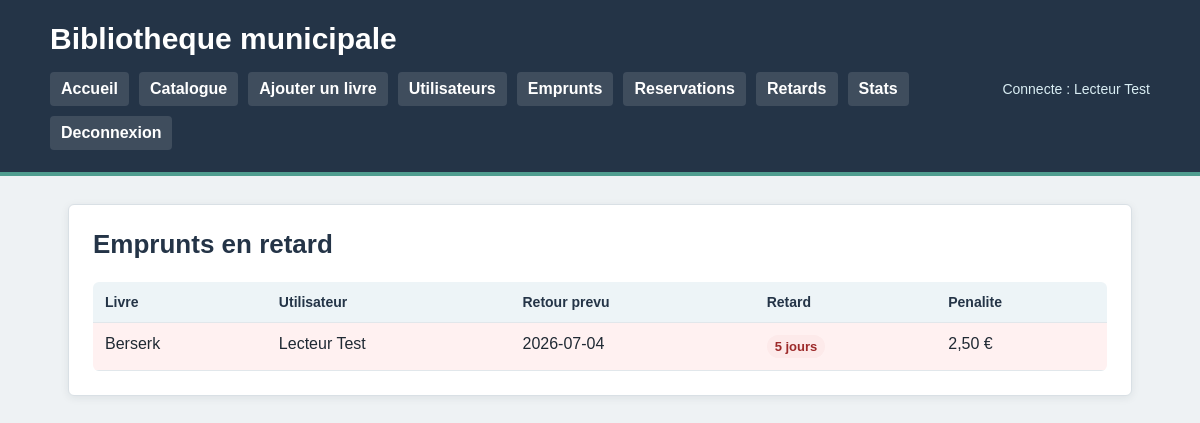
Page /retards.php (signed in) on the committed database.
### tables this page shows
CREATE TABLE emprunts (
    id INT AUTO_INCREMENT PRIMARY KEY,
    livre_id INT NOT NULL,
    utilisateur_id INT NOT NULL,
    date_emprunt DATE NOT NULL,
    date_retour_prevue DATE NOT NULL,
    date_retour_effective DATE NULL,
    statut VARCHAR(30) NOT NULL DEFAULT 'en_cours',
    FOREIGN KEY (livre_id) REFERENCES livres(id),
    FOREIGN KEY (utilisateur_id) REFERENCES utilisateurs(id)
);

CREATE TABLE livres (
    id INT AUTO_INCREMENT PRIMARY KEY,
    titre VARCHAR(200) NOT NULL,
    auteur VARCHAR(150) NOT NULL,
    isbn VARCHAR(30) NOT NULL UNIQUE,
    annee_publication INT NULL,
    resume TEXT,
    categorie_id INT,
    disponible TINYINT(1) NOT NULL DEFAULT 1,
    couverture VARCHAR(255) NULL,
    FOREIGN KEY (categorie_id) REFERENCES categories(id)
);

CREATE TABLE utilisateurs (
    id INT AUTO_INCREMENT PRIMARY KEY,
    nom VARCHAR(100) NOT NULL,
    email VARCHAR(150) NOT NULL UNIQUE,
    mot_de_passe VARCHAR(255) NOT NULL,
    actif TINYINT(1) NOT NULL DEFAULT 1
);

### public/retards.php (the view, shortened to what this page needs)
<?php
$pdo = connexionBDD();
$sql = "SELECT emprunts.*, livres.titre, utilisateurs.nom, DATEDIFF(CURDATE(), emprunts.date_retour_prevue) AS jours_retard
        FROM emprunts
        INNER JOIN livres ON emprunts.livre_id = livres.id
        INNER JOIN utilisateurs ON emprunts.utilisateur_id = utilisateurs.id
        WHERE emprunts.statut = 'en_cours' AND emprunts.date_retour_prevue < CURDATE()
        ORDER BY jours_retard DESC";
$retards = $pdo->query($sql)->fetchAll(PDO::FETCH_ASSOC);
include __DIR__ . '/../templates/header.php';
?>
<section class="bloc">
    <h2>Emprunts en retard</h2>
    <?php if (count($retards) === 0): ?>
        <p>Aucun retard.</p>
    <?php else: ?>
        <table>
            <thead>
                <tr>
                    <th>Livre</th>
                    <th>Utilisateur</th>
                    <th>Retour prevu</th>
                    <th>Retard</th>
                    <th>Penalite</th>
                </tr>
            </thead>
            <tbody>
                <?php foreach ($retards as $retard): ?>
                    <?php $penalite = (int) $retard['jours_retard'] * 0.5; ?>
                    <tr class="ligne-retard">
                        <td data-label="Livre"><?= htmlspecialchars($retard['titre']) ?></td>
                        <td data-label="Utilisateur"><?= htmlspecialchars($retard['nom']) ?></td>
                        <td data-label="Retour prevu"><?= htmlspecialchars($retard['date_retour_prevue']) ?></td>
                        <td data-label="Retard"><span class="indisponible"><?= (int) $retard['jours_retard'] ?> jours</span></td>
                        <td data-label="Penalite"><?= number_format($penalite, 2, ',', ' ') ?> €</td>
                    </tr>
                <?php endforeach; ?>
            </tbody>
        </table>
    <?php endif; ?>
</section>
<?php include __DIR__ . '/../templates/footer.php'; ?>

### public/assets/css/style.css (style rules this page uses)
* { box-sizing: border-box; }
body { margin: 0; font-family: Arial, Helvetica, sans-serif; background: #eef2f4; color: #1f2933; }
.bloc { background: white; padding: 24px; border: 1px solid #d9e0e5; border-radius: 6px; box-shadow: 0 2px 8px rgba(31, 41, 51, 0.08); }
h2 { margin-top: 0; color: #243447; font-size: 26px; }
table { width: 100%; border-collapse: collapse; margin-top: 20px; overflow: hidden; border-radius: 6px; }
th, td { border-bottom: 1px solid #e1e7eb; padding: 12px; text-align: left; vertical-align: top; }
th { background: #edf4f7; color: #243447; font-size: 14px; }
.revele { opacity: 0; transform: translateY(10px); transition: opacity 0.35s ease, transform 0.35s ease; }
.revele.visible { opacity: 1; transform: translateY(0); }
.disponible, .indisponible { display: inline-block; padding: 4px 8px; border-radius: 20px; font-size: 13px; font-weight: bold; }
.indisponible { color: #9d2a2a; background: #fdeaea; }
.ligne-retard { background: #fff1f1; }

### rows in the picture
emprunts: livre.titre "Berserk", utilisateur.nom "Lecteur Test", date_retour_prevue "2026-07-04", jours_retard "5", penalite "2,50"

### other values in the picture
nomUtilisateur() "Lecteur Test"
